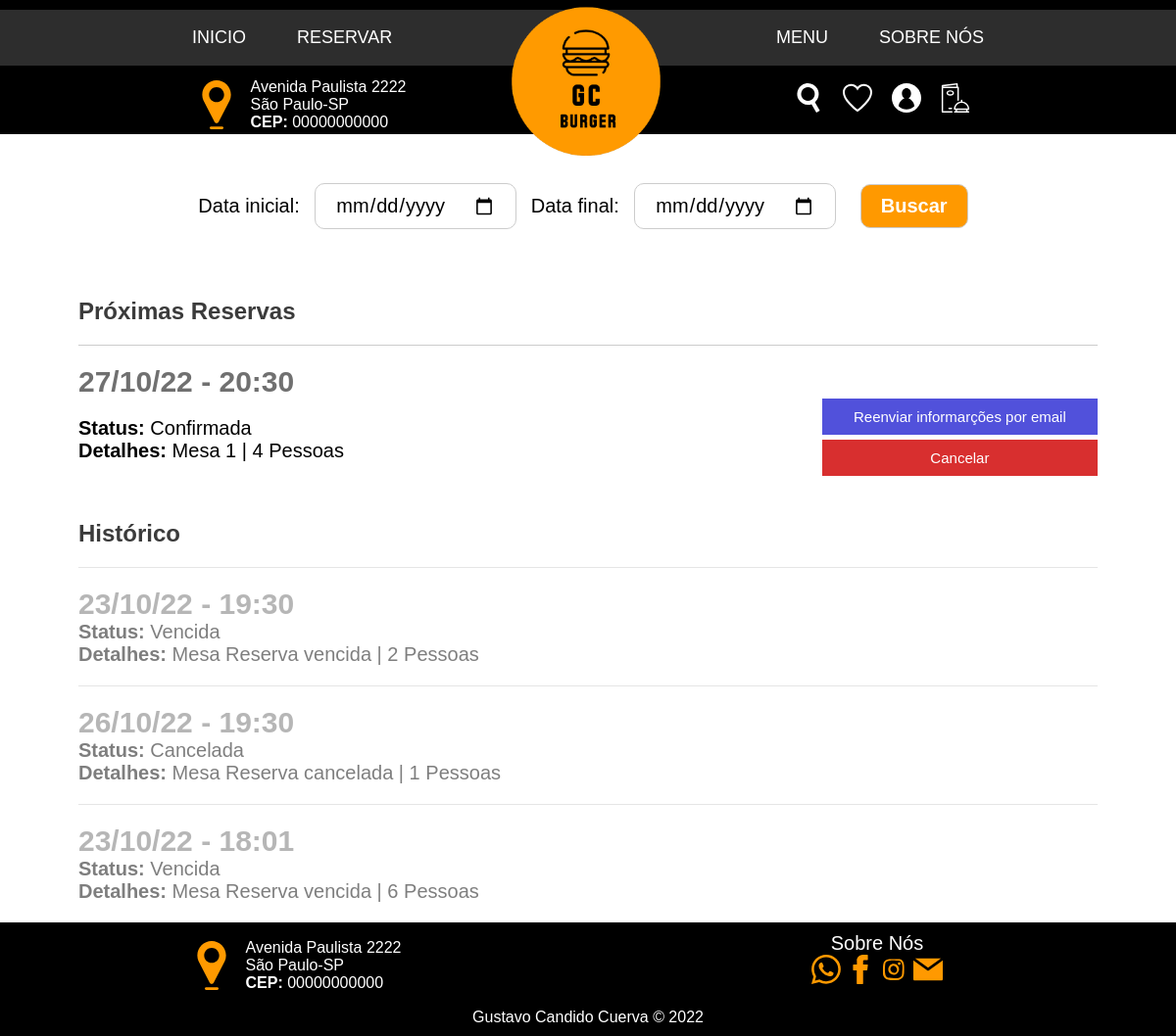
Page /minhas_reservas.php (signed in) on the committed database.
### tables this page shows
CREATE TABLE `reservas` (
  `id` int(11) NOT NULL,
  `id_usuario` int(11) NOT NULL,
  `data_reserva` date NOT NULL,
  `horario` time NOT NULL,
  `quantidade` int(11) NOT NULL,
  `mesa` varchar(50) NOT NULL DEFAULT 'Aguardando confirmacao',
  `status` int(11) NOT NULL DEFAULT 1,
  `data_cadastro` date NOT NULL
);

### config/classes.php (called while the page is built, shortened)
<?php
    class Processos{
        public function mask_data($data_inicial){
            $data = date("d/m/y" , strtotime($data_inicial));
            return $data;
        }
        public function mask_hora($hora_inicial){
            $hora = date("H:i" , strtotime($hora_inicial));
            return $hora;
        }
    }
?>

### minhas_reservas.php (the view, shortened to what this page needs)
<?php
    include_once("config/conexao.php");
    include_once("config/classes.php");
    $mask = new Processos;
    $post = filter_input_array(INPUT_POST, FILTER_SANITIZE_STRIPPED);
    $data_final = "";
    $data_inicial = "";
    if (!isset($post['buscar'])) {
        $consulta = $conexao->query("SELECT * FROM reservas WHERE id_usuario = ".$_SESSION['id']);
        $tudo = $consulta->fetchAll(PDO::FETCH_ASSOC);
        $consulta_proximas = $conexao->query("SELECT * FROM reservas WHERE status < 2 and id_usuario = ".$_SESSION['id']);
        $proximas = $consulta_proximas->fetchAll(PDO::FETCH_ASSOC);
        $consulta_hitorico = $conexao->query("SELECT * FROM reservas WHERE status > 1 and id_usuario = ".$_SESSION['id']);
        $historico = $consulta_hitorico->fetchAll(PDO::FETCH_ASSOC);
    }
    $status = array("Confirmada", "Aguardando Confirmação", "Vencida", "Cancelada");
?>
<!DOCTYPE html>
<html lang="pt">
<head>
    <link rel="stylesheet" href="css/style.css">
    <link rel="stylesheet" href="css/reservas.css">
</head>
<body>
    <header class="cabecalho" style="border-radius: 0;">
        <nav class="menu">
            <img src="img/Logo2.png" class="logo">
            <ul>
                <a href="index.php"><li>INICIO</li></a>
                <a href="reservas.php"><li>RESERVAR</li></a>
            </ul>
            <ul>
                <a href="menu.php"><li>MENU</li></a>
                <a href="sobre.php"><li>SOBRE NÓS</li></a>
            </ul>
        </nav>
        <div class="menu-inferior">
            <div class="endereco">
                <img src="icons/location-svgrepo-com.svg" class="localizacao_img">
                <div class="endereco_rua">
                    <p>Avenida Paulista 2222 </p>
                    <p>São Paulo-SP</p>
                    <p><strong>CEP:</strong> 00000000000</p>
                </div>
            </div>
            <div class="menu-usuario">
                <a><img src="icons/search-svgrepo-com.svg" class="lupa" alt=""></a>
                <a href="favoritos.php"><img src="icons/favorite-svgrepo-com.svg" alt=""></a>
                <?php
                    if (isset($_SESSION['usuario'])) {
                        ?>
                    <a onclick="mostrar_opc_usuario()"><img src="icons/user-svgrepo-com.svg" alt=""></a>
                        <?php
                    }else{
                        ?>
                    <a href="login.php"><img src="icons/user-svgrepo-com.svg" alt=""></a>
                        <?php
                    }
                ?>
                <a href="minhas_reservas.php"><img src="icons/menu-svgrepo-com.svg" alt=""></a>
            </div>
        </div>
    </header>
    <main class="corpo">
        <section class="filtrar">
            <div class="busca_data">
                <form action="#" method="post">
                    <label for="data_inicial">Data inicial: </label>
                    <input type="date" name="data_inicial" value="<?=$data_inicial?>" required>
                    <label for="data_final">Data final: </label>
                    <input type="date" name="data_final" value="<?=$data_final?>" required>
                    <input type="submit" name="buscar" value="Buscar">
                </form>
            </div>
        </section>
        <section class="proximas">
            <h2>Próximas Reservas</h2>
                <?php
                    if ($consulta_proximas->rowCount() <= 0) {
                        echo "<div class='proxima_reservas'><h1 style='text-aling:center; color:#ccc; margin: 20px auto;'>Sem Reservas</h1></div>";
                    }else{
                        foreach ($proximas as $key => $value) {
                            ?>
                            <div class="proxima_reservas">
                            <h3><?=$mask->mask_data($value['data_reserva'])?> - <?=$mask->mask_hora($value['horario'])?></h3>
                                <div class="informacoes_reserva">
                                    <div class="info">
                                        <p><strong>Status:</strong> <span class="status"><?=$status[$value['status']]?></span></p>
                                        <p><strong>Detalhes:</strong> <span class="detalhes">Mesa <?=$value['mesa']?></span> | <span class="detalhes"><?=$value['quantidade']?> Pessoas</span></p>
                                    </div>
                                    <div class="btns">
                                        <?php
                                            if ($value['status'] == 0) {
                                                ?>
                                                <button style="background-color: rgba(2, 2, 203, 0.685);" onclick="alerta();">Reenviar informarções por email</button>
                                                <?php
                                            }else if ($value['status'] == 1) {
                                                ?>
                                                <a href="processos/proc_reservas.php?confirma=<?=md5($value['id'])?>"><button style="background-color: rgba(2, 2, 203, 0.685);">Confirmar</button></a>
                                                <?php
                                            }
                                        ?>
                                                <a href="processos/proc_reservas.php?cancela=<?=md5($value['id'])?>"><button style="background-color: rgba(209, 7, 7, 0.836);">Cancelar</button></a>
                                    </div>
                                </div>
                                </div>
                            <?php
                        }
                    }
                ?>
        </section>
        <section class="historico proximas">
            <h2>Histórico</h2>
            <?php
                if ($consulta_hitorico->rowCount() <= 0) {
                    echo "<div class='proxima_reservas'><h1 style='text-aling:center;  color:#ccc; margin: 20px auto;'>Sem histórico</h1></div>";
                }else{
                    foreach ($historico as $key => $value) {
                        ?>
                            <div class="historico_reservas proxima_reservas">
                                <h3><?=$mask->mask_data($value['data_reserva'])?> - <?=$mask->mask_hora($value['horario'])?></h3>
                                <div class="informacoes_reserva">
                                    <div class="info">
                                        <p><strong>Status:</strong> <span class="status"><?=$status[$value['status']]?></span></p>
                                        <p><strong>Detalhes:</strong> <span class="detalhes">Mesa <?=$value['mesa']?></span> | <span class="detalhes"><?=$value['quantidade']?> Pessoas</span></p>
                                    </div>
                                </div>
                            </div>
                        <?php
                    }
                }
            ?>
        </section>
    </main>
    <footer class="minhas_reservas_rodape">
        <div class="itens-rodape">
            <div class="endereco">
                <img src="icons/location-svgrepo-com.svg" class="localizacao_img">
                <div class="endereco_rua">
                    <p>Avenida Paulista 2222 </p>
                    <p>São Paulo-SP</p>
                    <p><strong>CEP:</strong> 00000000000</p>
                </div>
            </div>
                <div class="sobre-nos">
                    <a href="">Sobre Nós</a>
                    <div class="social-midia">
                        <a href=""><img src="icons/whatsapp-svgrepo-com.svg" alt=""></a>
                        <a href=""><img src="icons/facebook-svgrepo-com.svg" alt=""></a>
                        <a href=""><img src="icons/instagram-svgrepo-com.svg" alt=""></a>
                        <a href=""><img src="icons/email-svgrepo-com.svg" alt=""></a>
                    </div>
                </div>
        </div>
        <p class="copy">Gustavo Candido Cuerva &copy 2022</p>
    </footer>
</body>
</html>

### css/style.css (style rules this page uses)
* { margin: 0; padding: 0; box-sizing: border-box; font-family: "Raleway", sans-serif; }
header { background-color: black; padding-top: 10px; color: white; border-bottom-left-radius: 100%; border-bottom-right-radius: 100%; }
input, select, textarea { outline: none; }
input[type=submit] { cursor: pointer; }
.menu { display: flex; flex: wrap; background-color: rgb(45, 45, 45); color: white; overflow: visible; justify-content: center; }
.menu ul { margin: auto; display: flex; flex: wrap; list-style: none; }
.menu a { color: white; text-decoration: none; margin: 8px 16px; font-size: 18px; padding: 10px; }
.logo { width: 170px; height: 170px; display: block; margin: -10px auto; position: absolute; }
.menu-inferior { display: flex; flex: wrap; }
.endereco { display: flex; flex: wrap; justify-content: center; flex: 1; margin-top: 10px; }
.endereco_rua { margin: auto 0; }
.localizacao_img { width: 50px; margin: 0 10px; }
.menu-usuario { margin: 10px 0; flex: 1; display: flex; justify-content: center; flex-wrap: wrap; align-items: center; }
.menu-usuario img { width: 30px; }
.menu-usuario a { margin: 0 10px; cursor: pointer; }
.reserva div, a { margin: auto; }
footer { background-color: #000; color: white; }
.itens-rodape { display: flex; flex-wrap: wrap; justify-content: center; align-items: center; }
.itens-rodape > div { flex: 1 }
.sobre-nos { flex: 1; margin: 10px; display: flex; flex-direction: column; justify-content: center; }
.sobre-nos a { color: white; font-size: 20px; text-decoration: none; }
.social-midia { text-align: center; }
.social-midia img { width: 30px; }
.copy { padding: 10px; text-align: center; }
@media screen and (min-width: 769px) { .menu { height: auto; } }

### css/reservas.css (style rules this page uses)
input[type=submit] { cursor: pointer; color: white; background-color: #ff9900; border: none; font-weight: bold; font-size: 20px; }
.filtrar { margin: 30px auto; width: 80%; padding: 10px; text-align: center; }
.filtrar input { margin: 10px; padding: 10px 20px; border-radius: 10px; border: 1px solid #ccc; font-size: 20px; }
.filtrar label { font-size: 20px; }
.proximas { display: flex; flex-direction: column; width: 90%; margin: auto; }
.proximas h2 { margin: 20px; color: #3b3b3b; }
.proxima_reservas { border-top: 1px solid #ccc; margin: 0 20px; margin-bottom: 20px; }
.proxima_reservas h3 { font-size: 30px; color: rgb(112, 112, 112); margin-top: 20px; }
.informacoes_reserva { display: flex; align-items: center; }
.info { flex: 1; }
.informacoes_reserva p { font-size: 20px; }
.informacoes_reserva button { width: 100%; padding: 10px 0; border: none; color: white; margin-bottom: 5px; font-size: 15px; cursor: pointer; }
.historico_reservas { opacity: 0.5; }

### rows in the picture
reservas: data_reserva "27/10/22", horario "20:30", status "Confirmada", mesa "1", quantidade "4", shows "Reenviar informarções por email"
reservas: data_reserva "23/10/22", horario "19:30", status "Vencida", mesa "Reserva vencida", quantidade "2"
reservas: data_reserva "26/10/22", horario "19:30", status "Cancelada", mesa "Reserva cancelada", quantidade "1"
reservas: data_reserva "23/10/22", horario "18:01", status "Vencida", mesa "Reserva vencida", quantidade "6"
